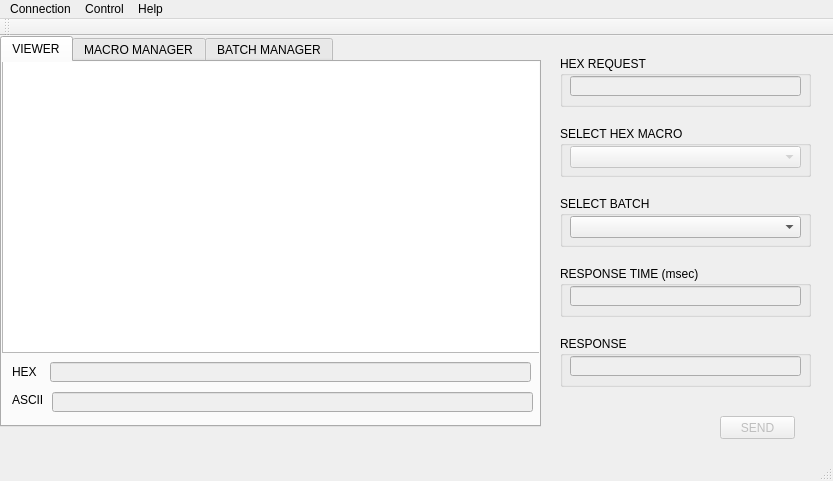
<?xml version="1.0" encoding="UTF-8"?>
<ui version="4.0">
 <class>MainWindow</class>
 <widget class="QMainWindow" name="MainWindow">
  <property name="geometry">
   <rect>
    <x>0</x>
    <y>0</y>
    <width>833</width>
    <height>481</height>
   </rect>
  </property>
  <property name="windowTitle">
   <string>Trane - Sparky</string>
  </property>
  <property name="windowIcon">
   <iconset resource="resource/resource.qrc">
    <normaloff>:/lightning.png</normaloff>:/lightning.png</iconset>
  </property>
  <widget class="QWidget" name="centralWidget">
   <widget class="QGroupBox" name="groupBox_4">
    <property name="geometry">
     <rect>
      <x>560</x>
      <y>20</y>
      <width>251</width>
      <height>51</height>
     </rect>
    </property>
    <property name="title">
     <string>HEX REQUEST</string>
    </property>
    <widget class="QLineEdit" name="request">
     <property name="enabled">
      <bool>false</bool>
     </property>
     <property name="geometry">
      <rect>
       <x>10</x>
       <y>20</y>
       <width>231</width>
       <height>20</height>
      </rect>
     </property>
     <property name="dragEnabled">
      <bool>true</bool>
     </property>
     <property name="readOnly">
      <bool>true</bool>
     </property>
    </widget>
   </widget>
   <widget class="QTabWidget" name="tabWidget">
    <property name="geometry">
     <rect>
      <x>0</x>
      <y>0</y>
      <width>541</width>
      <height>391</height>
     </rect>
    </property>
    <property name="currentIndex">
     <number>0</number>
    </property>
    <widget class="QWidget" name="tab">
     <attribute name="title">
      <string>VIEWER</string>
     </attribute>
     <widget class="QPlainTextEdit" name="plainTextEdit">
      <property name="geometry">
       <rect>
        <x>0</x>
        <y>-2</y>
        <width>539</width>
        <height>293</height>
       </rect>
      </property>
      <property name="readOnly">
       <bool>true</bool>
      </property>
     </widget>
     <widget class="QLineEdit" name="hyperTerm">
      <property name="enabled">
       <bool>false</bool>
      </property>
      <property name="geometry">
       <rect>
        <x>48</x>
        <y>300</y>
        <width>481</width>
        <height>20</height>
       </rect>
      </property>
     </widget>
     <widget class="QLabel" name="label">
      <property name="geometry">
       <rect>
        <x>10</x>
        <y>300</y>
        <width>71</width>
        <height>20</height>
       </rect>
      </property>
      <property name="text">
       <string>HEX</string>
      </property>
     </widget>
     <widget class="QLabel" name="label_2">
      <property name="geometry">
       <rect>
        <x>10</x>
        <y>330</y>
        <width>31</width>
        <height>16</height>
       </rect>
      </property>
      <property name="text">
       <string>ASCII </string>
      </property>
     </widget>
     <widget class="QLineEdit" name="hyperTerm2">
      <property name="enabled">
       <bool>false</bool>
      </property>
      <property name="geometry">
       <rect>
        <x>50</x>
        <y>330</y>
        <width>481</width>
        <height>20</height>
       </rect>
      </property>
     </widget>
    </widget>
    <widget class="QWidget" name="tab_2">
     <attribute name="title">
      <string>MACRO MANAGER</string>
     </attribute>
     <widget class="QTableWidget" name="tableWidget">
      <property name="geometry">
       <rect>
        <x>-1</x>
        <y>-1</y>
        <width>541</width>
        <height>321</height>
       </rect>
      </property>
      <property name="dragEnabled">
       <bool>true</bool>
      </property>
      <property name="dragDropOverwriteMode">
       <bool>false</bool>
      </property>
      <column>
       <property name="text">
        <string>MACRO NAME</string>
       </property>
      </column>
      <column>
       <property name="text">
        <string>HEX VALUE</string>
       </property>
      </column>
      <column>
       <property name="text">
        <string>TIME OUT (msec)</string>
       </property>
      </column>
      <column>
       <property name="text">
        <string>RESPONSE</string>
       </property>
      </column>
     </widget>
     <widget class="QPushButton" name="addButton">
      <property name="geometry">
       <rect>
        <x>330</x>
        <y>330</y>
        <width>75</width>
        <height>23</height>
       </rect>
      </property>
      <property name="text">
       <string>ADD</string>
      </property>
     </widget>
     <widget class="QPushButton" name="deleteButton">
      <property name="geometry">
       <rect>
        <x>430</x>
        <y>330</y>
        <width>75</width>
        <height>23</height>
       </rect>
      </property>
      <property name="text">
       <string>DELETE</string>
      </property>
     </widget>
     <widget class="QTextEdit" name="tempEdit">
      <property name="geometry">
       <rect>
        <x>480</x>
        <y>-20</y>
        <width>51</width>
        <height>41</height>
       </rect>
      </property>
     </widget>
    </widget>
    <widget class="QWidget" name="tab_3">
     <attribute name="title">
      <string>BATCH MANAGER</string>
     </attribute>
     <widget class="QTableWidget" name="tableWidget_2">
      <property name="geometry">
       <rect>
        <x>-2</x>
        <y>-1</y>
        <width>538</width>
        <height>331</height>
       </rect>
      </property>
     </widget>
    </widget>
   </widget>
   <widget class="QGroupBox" name="groupBox">
    <property name="geometry">
     <rect>
      <x>560</x>
      <y>300</y>
      <width>251</width>
      <height>51</height>
     </rect>
    </property>
    <property name="title">
     <string>RESPONSE</string>
    </property>
    <widget class="QLineEdit" name="response">
     <property name="enabled">
      <bool>false</bool>
     </property>
     <property name="geometry">
      <rect>
       <x>10</x>
       <y>20</y>
       <width>231</width>
       <height>20</height>
      </rect>
     </property>
     <property name="dragEnabled">
      <bool>false</bool>
     </property>
     <property name="readOnly">
      <bool>false</bool>
     </property>
     <property name="cursorMoveStyle">
      <enum>Qt::LogicalMoveStyle</enum>
     </property>
    </widget>
   </widget>
   <widget class="QPushButton" name="sendButton">
    <property name="enabled">
     <bool>false</bool>
    </property>
    <property name="geometry">
     <rect>
      <x>720</x>
      <y>380</y>
      <width>75</width>
      <height>23</height>
     </rect>
    </property>
    <property name="text">
     <string>SEND</string>
    </property>
   </widget>
   <widget class="QGroupBox" name="groupBox_2">
    <property name="geometry">
     <rect>
      <x>560</x>
      <y>90</y>
      <width>251</width>
      <height>51</height>
     </rect>
    </property>
    <property name="title">
     <string>SELECT HEX MACRO</string>
    </property>
    <widget class="QComboBox" name="selectMacro">
     <property name="enabled">
      <bool>false</bool>
     </property>
     <property name="geometry">
      <rect>
       <x>10</x>
       <y>20</y>
       <width>231</width>
       <height>22</height>
      </rect>
     </property>
    </widget>
   </widget>
   <widget class="QGroupBox" name="groupBox_3">
    <property name="geometry">
     <rect>
      <x>560</x>
      <y>160</y>
      <width>251</width>
      <height>51</height>
     </rect>
    </property>
    <property name="title">
     <string>SELECT BATCH</string>
    </property>
    <widget class="QComboBox" name="selectBatch">
     <property name="geometry">
      <rect>
       <x>10</x>
       <y>20</y>
       <width>231</width>
       <height>22</height>
      </rect>
     </property>
    </widget>
   </widget>
   <widget class="QGroupBox" name="groupBox_5">
    <property name="geometry">
     <rect>
      <x>560</x>
      <y>230</y>
      <width>251</width>
      <height>51</height>
     </rect>
    </property>
    <property name="title">
     <string>RESPONSE TIME (msec)</string>
    </property>
    <widget class="QLineEdit" name="delay">
     <property name="enabled">
      <bool>false</bool>
     </property>
     <property name="geometry">
      <rect>
       <x>10</x>
       <y>20</y>
       <width>231</width>
       <height>20</height>
      </rect>
     </property>
    </widget>
   </widget>
  </widget>
  <widget class="QMenuBar" name="menuBar">
   <property name="geometry">
    <rect>
     <x>0</x>
     <y>0</y>
     <width>833</width>
     <height>21</height>
    </rect>
   </property>
   <widget class="QMenu" name="menuControl">
    <property name="title">
     <string>Control</string>
    </property>
    <addaction name="actionClean_Log_Screen"/>
    <addaction name="actionQuit"/>
   </widget>
   <widget class="QMenu" name="menuConnection">
    <property name="title">
     <string>Connection</string>
    </property>
    <addaction name="actionConnect"/>
    <addaction name="actionDisconnect"/>
    <addaction name="actionConfigure"/>
   </widget>
   <widget class="QMenu" name="menuHelp">
    <property name="title">
     <string>Help</string>
    </property>
    <addaction name="actionAbout"/>
   </widget>
   <addaction name="menuConnection"/>
   <addaction name="menuControl"/>
   <addaction name="menuHelp"/>
  </widget>
  <widget class="QToolBar" name="mainToolBar">
   <attribute name="toolBarArea">
    <enum>TopToolBarArea</enum>
   </attribute>
   <attribute name="toolBarBreak">
    <bool>false</bool>
   </attribute>
  </widget>
  <widget class="QStatusBar" name="statusBar"/>
  <action name="actionClean_Log_Screen">
   <property name="icon">
    <iconset resource="resource/resource.qrc">
     <normaloff>:/recycle.png</normaloff>:/recycle.png</iconset>
   </property>
   <property name="text">
    <string>Clean Log Screen</string>
   </property>
   <property name="shortcut">
    <string>Ctrl+Space</string>
   </property>
  </action>
  <action name="actionConnect">
   <property name="icon">
    <iconset resource="resource/resource.qrc">
     <normaloff>:/connect.png</normaloff>:/connect.png</iconset>
   </property>
   <property name="text">
    <string>Connect</string>
   </property>
   <property name="shortcut">
    <string>Ctrl+C</string>
   </property>
  </action>
  <action name="actionDisconnect">
   <property name="icon">
    <iconset resource="resource/resource.qrc">
     <normaloff>:/disconnect.png</normaloff>:/disconnect.png</iconset>
   </property>
   <property name="text">
    <string>Disconnect</string>
   </property>
   <property name="shortcut">
    <string>Ctrl+X</string>
   </property>
  </action>
  <action name="actionQuit">
   <property name="icon">
    <iconset resource="resource/resource.qrc">
     <normaloff>:/application-exit.png</normaloff>:/application-exit.png</iconset>
   </property>
   <property name="text">
    <string>Quit</string>
   </property>
   <property name="shortcut">
    <string>Ctrl+Z</string>
   </property>
  </action>
  <action name="actionConfigure">
   <property name="icon">
    <iconset resource="resource/resource.qrc">
     <normaloff>:/settings.png</normaloff>:/settings.png</iconset>
   </property>
   <property name="text">
    <string>Configure</string>
   </property>
   <property name="shortcut">
    <string>Ctrl+C</string>
   </property>
  </action>
  <action name="actionAbout">
   <property name="text">
    <string>About</string>
   </property>
  </action>
 </widget>
 <layoutdefault spacing="6" margin="11"/>
 <resources>
  <include location="resource/resource.qrc"/>
 </resources>
 <connections/>
</ui>
